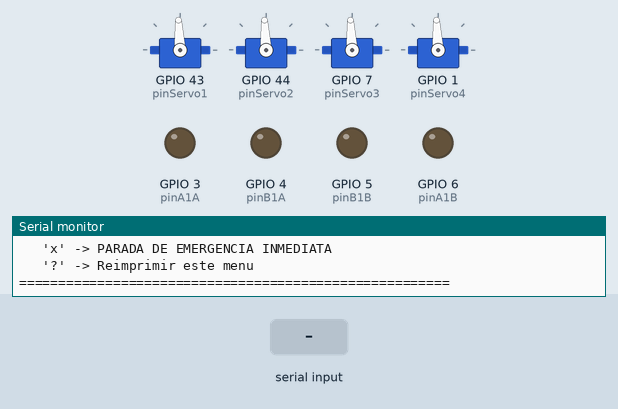
The sketch below on a simulated ESP32-S3. Parts: 4 × servo, output pins drawn as LEDs (lit = HIGH), the last lines printed to the serial monitor. The inputs (shaded band) are chosen by the test bench. Servo pulses on a pin are drawn as a servo (544–2400 µs = 0–180°).

Above: at 2.2 s.
2.3 s: "3\n" received over Serial
At 3.5 s:
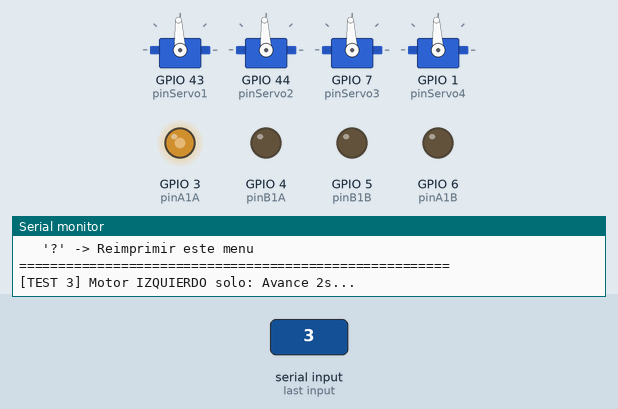
5.3 s: "1\n" received over Serial
At 8.0 s:
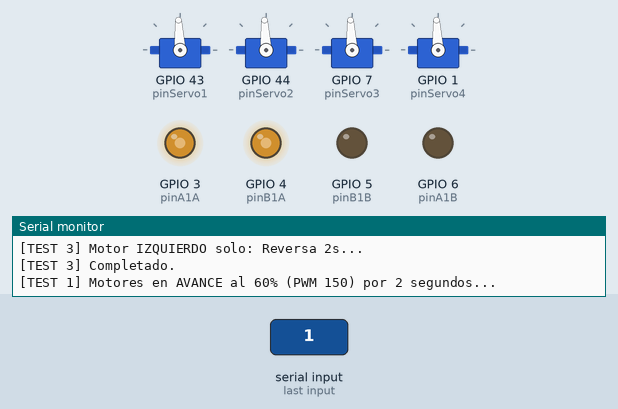
8.3 s: "2\n" received over Serial
At 9.8 s:
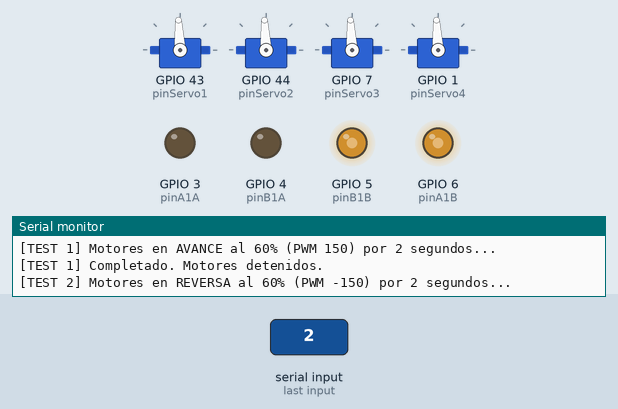
11.3 s: "4\n" received over Serial
At 11.6 s:
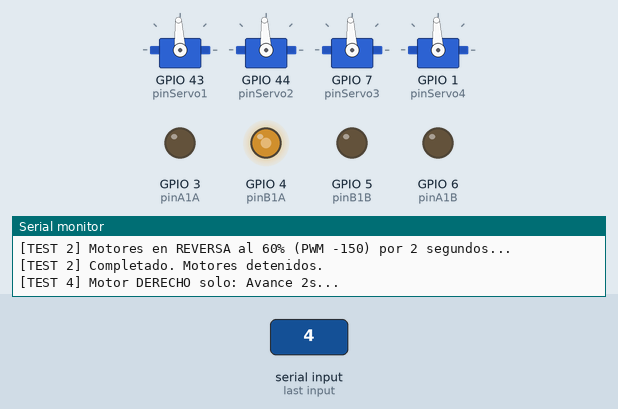
14.3 s: "5\n" received over Serial
At 17.2 s:
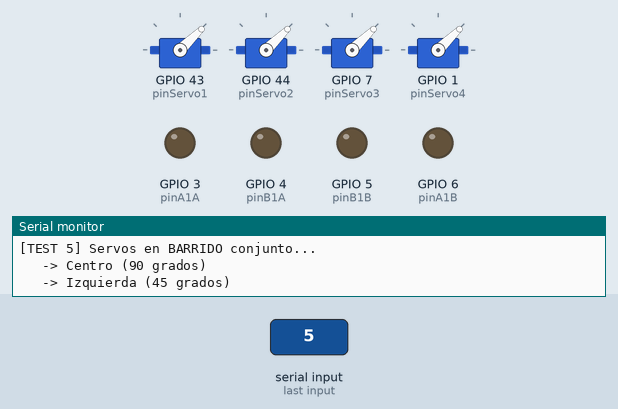
17.3 s: "6\n" received over Serial
Timing chart, 0 to 25.0 s (numbered marks = the images above; inputs shaded):
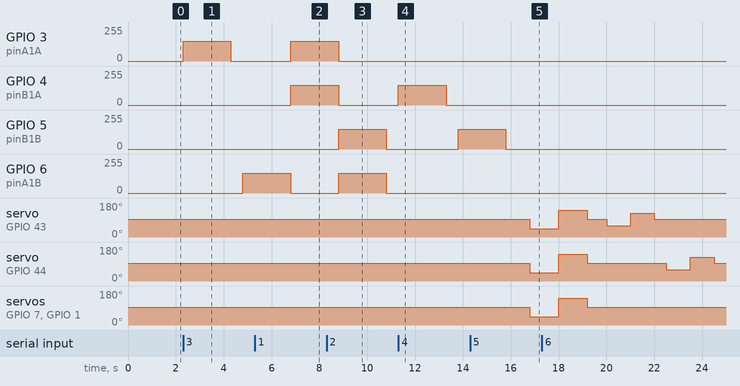

Measured:
- after the input at 2.3 s, GPIO 3 (pinA1A): 0/255 → 150/255 at once, → 0/255 2.0 s later; GPIO 6 (pinA1B): 0/255 → 150/255 after 2.5 s
- after the input at 5.3 s, GPIO 3 (pinA1A), GPIO 4 (pinB1A): 0/255 → 150/255 after 1.5 s
- after the input at 8.3 s, GPIO 5 (pinB1B), GPIO 6 (pinA1B): 0/255 → 150/255 after 0.51 s, → 0/255 2.0 s later
- after the input at 11.3 s, GPIO 4 (pinB1A): 0/255 → 150/255 at once, → 0/255 2.0 s later; GPIO 5 (pinB1B): 0/255 → 150/255 after 2.5 s
- after the input at 14.3 s, servo on GPIO 43 (pinServo1), servo on GPIO 44 (pinServo2), servo on GPIO 7 (pinServo3), servo on GPIO 1 (pinServo4): 93° → 44° after 2.5 s

The sketch:

Test_Actuadores_NanoESP32.ino
```cpp
/*
 * =====================================================================================
 *  TEST DE ACTUADORES — ARDUINO NANO ESP32 (COM21)
 *  Rover Lunar V2.0 — Verificacion individual de Motores DC y Servomotores (Sin RF)
 * =====================================================================================
 *  Hardware: Arduino Nano ESP32 + Puente H L9110S + 4 Servomotores Rocker-Bogie
 *
 *  ASIGNACION DE PINES:
 *    - Puente H Izquierdo: Pin D2 (A1A - Avance), Pin D5 (A1B - Reversa)
 *    - Puente H Derecho:   Pin D3 (B1A - Avance), Pin D4 (B1B - Reversa)
 *    - Servo S1 (Delantero Izquierdo): Pin D6
 *    - Servo S2 (Delantero Derecho):   Pin D7
 *    - Servo S3 (Trasero Izquierdo):    Pin D8
 *    - Servo S4 (Trasero Derecho):      Pin A0
 *
 *  REGLAS DE SEGURIDAD:
 *    - Rango angular seguro de servos: [10°, 170°] (prohibido forzar topes mecanicos).
 *    - Servos alimentados EXCLUSIVAMENTE mediante Step-Down a 5V-6V con GND comun.
 * =====================================================================================
 */

#include <Arduino.h>

// ==========================================
// CONTROLADOR DE SERVOMOTORES INTEGRADO (STANDARD ARDUINO SERVO API)
// Implementa la interfaz estandar de Servo de Arduino (attach, write, read, etc.)
// utilizando los temporizadores de hardware LEDC nativos del ESP32-S3 a 50 Hz.
// Evita colisiones con librerias externas no estandar (ESP32_ESP32S2_AnalogWrite).
// ==========================================
class Servo {
private:
  int _pin;
  int _canal;
  int _minUs;
  int _maxUs;
  int _angulo;
  bool _attached;
  static uint8_t _proximoCanal;

public:
  Servo() : _pin(-1), _canal(-1), _minUs(500), _maxUs(2500), _angulo(90), _attached(false) {}

  uint8_t attach(int pin, int minUs = 500, int maxUs = 2500) {
    if (_canal < 0) {
      if (_proximoCanal >= 4) return 0; // Canales 0 a 3 reservados para Servos (50 Hz, 14 bits)
      _canal = _proximoCanal++;
    }
    _pin = pin;
    _minUs = minUs;
    _maxUs = maxUs;

    // Hardware ESP32-S3 LEDC: 50 Hz (periodo 20000 us), resolucion maxima de 14 bits (0 a 16383)
    ledcSetup(_canal, 50, 14);
    ledcAttachPin(_pin, _canal);
    _attached = true;
    write(90); // Posicion inicial centrada segura
    return _canal + 1;
  }

  void detach() {
    if (_attached && _canal >= 0) {
      ledcDetachPin(_pin);
      _attached = false;
    }
  }

  void writeMicroseconds(int us) {
    if (!_attached) return;
    us = constrain(us, _minUs, _maxUs);
    // Periodo 20000 us a 14 bits (16383): duty = (us * 16383UL) / 20000UL
    uint32_t duty = ((uint32_t)us * 16383UL) / 20000UL;
    ledcWrite(_canal, duty);
  }

  void write(int angulo) {
    if (!_attached) return;
    angulo = constrain(angulo, 10, 170); // Limite mecanico estricto de seguridad
    _angulo = angulo;
    int us = map(angulo, 0, 180, _minUs, _maxUs);
    writeMicroseconds(us);
  }

  int read() const {
    return _angulo;
  }

  int readMicroseconds() const {
    return map(_angulo, 0, 180, _minUs, _maxUs);
  }

  bool attached() const {
    return _attached;
  }
};

uint8_t Servo::_proximoCanal = 0;

// Pines de Traccion (Puente H L9110S)
const int pinA1A = D2;
const int pinA1B = D5;
const int pinB1A = D3;
const int pinB1B = D4;

// Pines de Servomotores (Direccion Rocker-Bogie 4WS)
const int pinServo1 = D6;
const int pinServo2 = D7;
const int pinServo3 = D8;
const int pinServo4 = A0;

Servo servo1;
Servo servo2;
Servo servo3;
Servo servo4;

void pararMotores() {
  analogWrite(pinA1A, 0);
  analogWrite(pinA1B, 0);
  analogWrite(pinB1A, 0);
  analogWrite(pinB1B, 0);
}

void moverTraccion(int pwmIzq, int pwmDer) {
  // Motor Izquierdo
  if (pwmIzq > 0) {
    analogWrite(pinA1A, constrain(pwmIzq, 0, 255));
    analogWrite(pinA1B, 0);
  } else if (pwmIzq < 0) {
    analogWrite(pinA1A, 0);
    analogWrite(pinA1B, constrain(abs(pwmIzq), 0, 255));
  } else {
    analogWrite(pinA1A, 0);
    analogWrite(pinA1B, 0);
  }

  // Motor Derecho
  if (pwmDer > 0) {
    analogWrite(pinB1A, constrain(pwmDer, 0, 255));
    analogWrite(pinB1B, 0);
  } else if (pwmDer < 0) {
    analogWrite(pinB1A, 0);
    analogWrite(pinB1B, constrain(abs(pwmDer), 0, 255));
  } else {
    analogWrite(pinB1A, 0);
    analogWrite(pinB1B, 0);
  }
}

void centrarServos() {
  servo1.write(90);
  servo2.write(90);
  servo3.write(90);
  servo4.write(90);
}

void posicionarServos(int s1, int s2, int s3, int s4) {
  servo1.write(constrain(s1, 10, 170));
  servo2.write(constrain(s2, 10, 170));
  servo3.write(constrain(s3, 10, 170));
  servo4.write(constrain(s4, 10, 170));
}

void imprimirMenu() {
  Serial.println();
  Serial.println("=======================================================");
  Serial.println("   TEST DE ACTUADORES - ARDUINO NANO ESP32 (COM21)");
  Serial.println("=======================================================");
  Serial.println("Comandos por teclado en Monitor Serie (115200 baudios):");
  Serial.println("   '1' -> Test Motores AVANCE (ambos al 60% por 2 seg)");
  Serial.println("   '2' -> Test Motores REVERSA (ambos al 60% por 2 seg)");
  Serial.println("   '3' -> Test Motor IZQUIERDO solo (Avance 2s -> Reversa 2s)");
  Serial.println("   '4' -> Test Motor DERECHO solo (Avance 2s -> Reversa 2s)");
  Serial.println("   '5' -> Test Servos BARRIDO (90 -> 45 -> 135 -> 90)");
  Serial.println("   '6' -> Test Servos INDIVIDUALES (S1 -> S2 -> S3 -> S4)");
  Serial.println("   '7' -> Secuencia AUTOMATICA completa");
  Serial.println("   'x' -> PARADA DE EMERGENCIA INMEDIATA");
  Serial.println("   '?' -> Reimprimir este menu");
  Serial.println("=======================================================");
  Serial.println();
}

void testMotoresAvance() {
  Serial.println("[TEST 1] Motores en AVANCE al 60% (PWM 150) por 2 segundos...");
  moverTraccion(150, 150);
  delay(2000);
  pararMotores();
  Serial.println("[TEST 1] Completado. Motores detenidos.");
}

void testMotoresReversa() {
  Serial.println("[TEST 2] Motores en REVERSA al 60% (PWM -150) por 2 segundos...");
  moverTraccion(-150, -150);
  delay(2000);
  pararMotores();
  Serial.println("[TEST 2] Completado. Motores detenidos.");
}

void testMotorIzquierdo() {
  Serial.println("[TEST 3] Motor IZQUIERDO solo: Avance 2s...");
  moverTraccion(150, 0);
  delay(2000);
  pararMotores();
  delay(500);
  Serial.println("[TEST 3] Motor IZQUIERDO solo: Reversa 2s...");
  moverTraccion(-150, 0);
  delay(2000);
  pararMotores();
  Serial.println("[TEST 3] Completado.");
}

void testMotorDerecho() {
  Serial.println("[TEST 4] Motor DERECHO solo: Avance 2s...");
  moverTraccion(0, 150);
  delay(2000);
  pararMotores();
  delay(500);
  Serial.println("[TEST 4] Motor DERECHO solo: Reversa 2s...");
  moverTraccion(0, -150);
  delay(2000);
  pararMotores();
  Serial.println("[TEST 4] Completado.");
}

void testServosBarrido() {
  Serial.println("[TEST 5] Servos en BARRIDO conjunto...");
  Serial.println("   -> Centro (90 grados)");
  posicionarServos(90, 90, 90, 90);
  delay(1000);

  Serial.println("   -> Izquierda (45 grados)");
  posicionarServos(45, 45, 45, 45);
  delay(1200);

  Serial.println("   -> Derecha (135 grados)");
  posicionarServos(135, 135, 135, 135);
  delay(1200);

  Serial.println("   -> Retorno a Centro (90 grados)");
  posicionarServos(90, 90, 90, 90);
  delay(800);
  Serial.println("[TEST 5] Completado.");
}

void testServosIndividuales() {
  Serial.println("[TEST 6] Prueba individual de cada servomotor...");

  // S1: Delantero Izquierdo
  Serial.println("   -> Servo 1 (Delantero Izquierdo, Pin D6): 60 grados");
  servo1.write(60);
  delay(1000);
  Serial.println("   -> Servo 1: 120 grados");
  servo1.write(120);
  delay(1000);
  servo1.write(90);
  delay(500);

  // S2: Delantero Derecho
  Serial.println("   -> Servo 2 (Delantero Derecho, Pin D7): 60 grados");
  servo2.write(60);
  delay(1000);
  Serial.println("   -> Servo 2: 120 grados");
  servo2.write(120);
  delay(1000);
  servo2.write(90);
  delay(500);

  // S3: Trasero Izquierdo
  Serial.println("   -> Servo 3 (Trasero Izquierdo, Pin D8): 60 grados");
  servo3.write(60);
  delay(1000);
  Serial.println("   -> Servo 3: 120 grados");
  servo3.write(120);
  delay(1000);
  servo3.write(90);
  delay(500);

  // S4: Trasero Derecho
  Serial.println("   -> Servo 4 (Trasero Derecho, Pin A0): 60 grados");
  servo4.write(60);
  delay(1000);
  Serial.println("   -> Servo 4: 120 grados");
  servo4.write(120);
  delay(1000);
  servo4.write(90);
  delay(500);

  Serial.println("[TEST 6] Completado. Todos los servos centrados a 90 grados.");
}

void testSecuenciaCompleta() {
  Serial.println("[TEST 7] Ejecutando secuencia automatica completa...");
  testMotoresAvance();
  delay(1000);
  testMotoresReversa();
  delay(1000);
  testServosBarrido();
  delay(1000);
  testServosIndividuales();
  Serial.println("[TEST 7] Secuencia completada exitosamente.");
}

void setup() {
  Serial.begin(115200);
  delay(1000);

  // Configuracion de pines de traccion
  pinMode(pinA1A, OUTPUT);
  pinMode(pinA1B, OUTPUT);
  pinMode(pinB1A, OUTPUT);
  pinMode(pinB1B, OUTPUT);
  pararMotores();

  // Inicializacion de los 4 Servomotores estandar de Arduino
  servo1.attach(pinServo1);
  servo2.attach(pinServo2);
  servo3.attach(pinServo3);
  servo4.attach(pinServo4);

  centrarServos();

  imprimirMenu();
}

void loop() {
  if (Serial.available()) {
    char c = Serial.read();
    if (c == '\r' || c == '\n' || c == ' ') return;

    switch (c) {
      case '1':
        testMotoresAvance();
        break;
      case '2':
        testMotoresReversa();
        break;
      case '3':
        testMotorIzquierdo();
        break;
      case '4':
        testMotorDerecho();
        break;
      case '5':
        testServosBarrido();
        break;
      case '6':
        testServosIndividuales();
        break;
      case '7':
        testSecuenciaCompleta();
        break;
      case 'x':
      case 'X':
        pararMotores();
        centrarServos();
        Serial.println("[PARADA] Motores detenidos y servos centrados a 90 grados.");
        break;
      case '?':
      case 'h':
      case 'H':
        imprimirMenu();
        break;
      default:
        Serial.print("[INFO] Comando no reconocido: '");
        Serial.print(c);
        Serial.println("'. Escriba '?' para ver el menu.");
        break;
    }
  }
}
```
